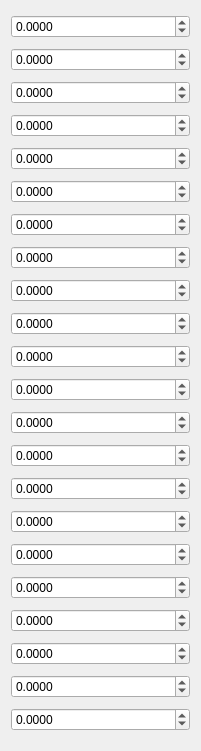
     <widget class="QWidget" name="layoutWidget">
      <property name="geometry">
       <rect>
        <x>650</x>
        <y>30</y>
        <width>201</width>
        <height>751</height>
       </rect>
      </property>
      <layout class="QVBoxLayout" name="verticalLayout_29">
       <item>
        <widget class="QDoubleSpinBox" name="spinBox_72">
         <property name="decimals">
          <number>4</number>
         </property>
         <property name="minimum">
          <double>-100.000000000000000</double>
         </property>
         <property name="maximum">
          <double>10000000.000000000000000</double>
         </property>
        </widget>
       </item>
       <item>
        <widget class="QDoubleSpinBox" name="spinBox_73">
         <property name="decimals">
          <number>4</number>
         </property>
         <property name="minimum">
          <double>-100.000000000000000</double>
         </property>
         <property name="maximum">
          <double>10000000.000000000000000</double>
         </property>
        </widget>
       </item>
       <item>
        <widget class="QDoubleSpinBox" name="spinBox_74">
         <property name="decimals">
          <number>4</number>
         </property>
         <property name="minimum">
          <double>-100.000000000000000</double>
         </property>
         <property name="maximum">
          <double>10000000.000000000000000</double>
         </property>
        </widget>
       </item>
       <item>
        <widget class="QDoubleSpinBox" name="spinBox_75">
         <property name="decimals">
          <number>4</number>
         </property>
         <property name="minimum">
          <double>-100.000000000000000</double>
         </property>
         <property name="maximum">
          <double>10000000.000000000000000</double>
         </property>
        </widget>
       </item>
       <item>
        <widget class="QDoubleSpinBox" name="spinBox_78">
         <property name="decimals">
          <number>4</number>
         </property>
         <property name="minimum">
          <double>-100.000000000000000</double>
         </property>
         <property name="maximum">
          <double>10000000.000000000000000</double>
         </property>
        </widget>
       </item>
       <item>
        <widget class="QDoubleSpinBox" name="spinBox_79">
         <property name="decimals">
          <number>4</number>
         </property>
         <property name="minimum">
          <double>-100.000000000000000</double>
         </property>
         <property name="maximum">
          <double>10000000.000000000000000</double>
         </property>
        </widget>
       </item>
       <item>
        <widget class="QDoubleSpinBox" name="spinBox_80">
         <property name="decimals">
          <number>4</number>
         </property>
         <property name="minimum">
          <double>-100.000000000000000</double>
         </property>
         <property name="maximum">
          <double>10000000.000000000000000</double>
         </property>
        </widget>
       </item>
       <item>
        <widget class="QDoubleSpinBox" name="spinBox_81">
         <property name="decimals">
          <number>4</number>
         </property>
         <property name="minimum">
          <double>-100.000000000000000</double>
         </property>
         <property name="maximum">
          <double>10000000.000000000000000</double>
         </property>
        </widget>
       </item>
       <item>
        <widget class="QDoubleSpinBox" name="spinBox_82">
         <property name="decimals">
          <number>4</number>
         </property>
         <property name="minimum">
          <double>-100.000000000000000</double>
         </property>
         <property name="maximum">
          <double>10000000.000000000000000</double>
         </property>
        </widget>
       </item>
       <item>
        <widget class="QDoubleSpinBox" name="spinBox_83">
         <property name="decimals">
          <number>4</number>
         </property>
         <property name="minimum">
          <double>-100.000000000000000</double>
         </property>
         <property name="maximum">
          <double>10000000.000000000000000</double>
         </property>
        </widget>
       </item>
       <item>
        <widget class="QDoubleSpinBox" name="spinBox_84">
         <property name="decimals">
          <number>4</number>
         </property>
         <property name="minimum">
          <double>-100.000000000000000</double>
         </property>
         <property name="maximum">
          <double>10000000.000000000000000</double>
         </property>
        </widget>
       </item>
       <item>
        <widget class="QDoubleSpinBox" name="spinBox_85">
         <property name="decimals">
          <number>4</number>
         </property>
         <property name="minimum">
          <double>-100.000000000000000</double>
         </property>
         <property name="maximum">
          <double>10000000.000000000000000</double>
         </property>
        </widget>
       </item>
       <item>
        <widget class="QDoubleSpinBox" name="spinBox_86">
         <property name="decimals">
          <number>4</number>
         </property>
         <property name="minimum">
          <double>-100.000000000000000</double>
         </property>
         <property name="maximum">
          <double>10000000.000000000000000</double>
         </property>
        </widget>
       </item>
       <item>
        <widget class="QDoubleSpinBox" name="spinBox_87">
         <property name="decimals">
          <number>4</number>
         </property>
         <property name="minimum">
          <double>-100.000000000000000</double>
         </property>
         <property name="maximum">
          <double>10000000.000000000000000</double>
         </property>
        </widget>
       </item>
       <item>
        <widget class="QDoubleSpinBox" name="spinBox_88">
         <property name="decimals">
          <number>4</number>
         </property>
         <property name="minimum">
          <double>-100.000000000000000</double>
         </property>
         <property name="maximum">
          <double>10000000.000000000000000</double>
         </property>
        </widget>
       </item>
       <item>
        <widget class="QDoubleSpinBox" name="spinBox_89">
         <property name="decimals">
          <number>4</number>
         </property>
         <property name="minimum">
          <double>-100.000000000000000</double>
         </property>
         <property name="maximum">
          <double>10000000.000000000000000</double>
         </property>
        </widget>
       </item>
       <item>
        <widget class="QDoubleSpinBox" name="spinBox_90">
         <property name="decimals">
          <number>4</number>
         </property>
         <property name="minimum">
          <double>-100.000000000000000</double>
         </property>
         <property name="maximum">
          <double>10000000.000000000000000</double>
         </property>
        </widget>
       </item>
       <item>
        <widget class="QDoubleSpinBox" name="spinBox_91">
         <property name="decimals">
          <number>4</number>
         </property>
         <property name="minimum">
          <double>-100.000000000000000</double>
         </property>
         <property name="maximum">
          <double>10000000.000000000000000</double>
         </property>
        </widget>
       </item>
       <item>
        <widget class="QDoubleSpinBox" name="spinBox_92">
         <property name="decimals">
          <number>4</number>
         </property>
         <property name="minimum">
          <double>-100.000000000000000</double>
         </property>
         <property name="maximum">
          <double>10000000.000000000000000</double>
         </property>
        </widget>
       </item>
       <item>
        <widget class="QDoubleSpinBox" name="spinBox_76">
         <property name="decimals">
          <number>4</number>
         </property>
         <property name="minimum">
          <double>-100.000000000000000</double>
         </property>
         <property name="maximum">
          <double>10000000.000000000000000</double>
         </property>
        </widget>
       </item>
       <item>
        <widget class="QDoubleSpinBox" name="spinBox_77">
         <property name="decimals">
          <number>4</number>
         </property>
         <property name="minimum">
          <double>-100.000000000000000</double>
         </property>
         <property name="maximum">
          <double>10000000.000000000000000</double>
         </property>
        </widget>
       </item>
       <item>
        <widget class="QDoubleSpinBox" name="spinBox_93">
         <property name="decimals">
          <number>4</number>
         </property>
         <property name="minimum">
          <double>-100.000000000000000</double>
         </property>
         <property name="maximum">
          <double>10000000.000000000000000</double>
         </property>
        </widget>
       </item>
      </layout>
     </widget>
